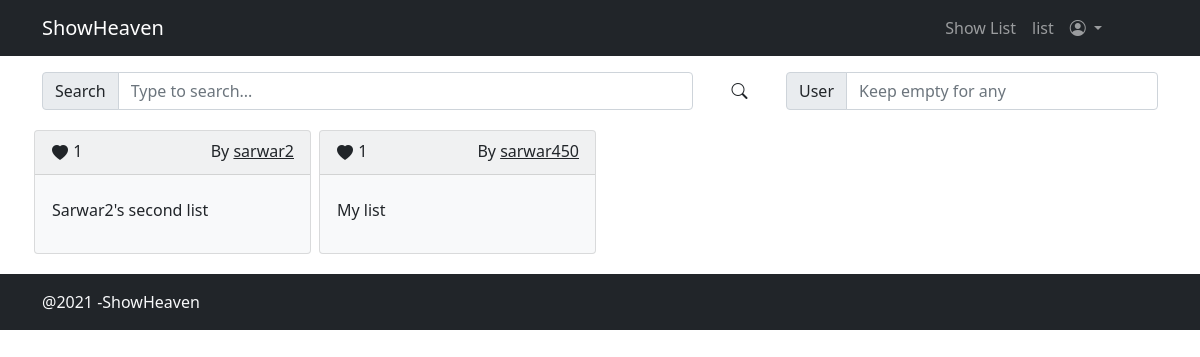
The page /frontend-php/watchlist.php on the database its author committed.
### tables this page shows
CREATE TABLE `list` (
  `id` int(11) NOT NULL,
  `title` varchar(30) DEFAULT NULL,
  `user_id` int(11) DEFAULT NULL
);

CREATE TABLE `users` (
  `id` int(11) NOT NULL,
  `type` int(11) DEFAULT 0,
  `name` tinytext DEFAULT NULL,
  `about` text DEFAULT NULL,
  `handle` tinytext NOT NULL,
  `password` tinytext DEFAULT NULL,
  `image` text DEFAULT NULL,
  `created_at` datetime DEFAULT current_timestamp(),
  `email` tinytext DEFAULT NULL
);

### backend/db/db.php (called while the page is built, shortened)
<?php
$list = "`List`";
$follow = "`Follow`";
$users = "`Users`";

### backend/db/watchlist.php (called while the page is built, shortened)
<?php
require_once("db.php");
function getList($handle = "", $search = "")
{
	global $list;
	global $db;
	global $users;
	global $follow;
	try {
		$sql = "SELECT l.id,l.title,l.user_id,u.handle,
		(
			select count(f.list_id)
			from $follow f
			where f.list_id = l.id
		) as follow
		from $list l
		join $users u on (l.user_id = u.id) ";
		$sql .= " ORDER BY follow desc ";
		$prp = $db->prepare($sql);
		$prp->execute();
		$result = $prp->fetchAll();
		return $result;
	} catch (PDOException $e) {
		echo   $e->getMessage();
		return array();
	}
}

### frontend-php/Indlist.php (the view, shortened to what this page needs)
<?php
function indList($list)
{
  $modalId = "\"#listModal-" . $list["id"] . '"';
  echo "
	<div class=\"col-4 col-md-3 p-1\">
        <div class=\"card text-dark bg-light mb-3\">
          <div class=\"card-header d-flex justify-content-between\">
            <span>
            <form method=\"post\"  action=\"./watchlistupdate.php\" id=\"fav-list-" . $list["id"] . "\">
              <input type=\"text\" name=\"add_list_id\" class=\"d-none\" value=\"" .  $list["id"] . "\" />
              " . (isset($_SESSION["id"]) && $_SESSION["id"] != -1 ?
    "<input type=\"text\" name=\"user_id\" class=\"d-none\" value=\"" .  $_SESSION["id"] . "\" />"
    : "") .
    "
              <button class=\"btn p-0\" type=\"submit\" form=\"fav-list-" . $list["id"] . "\">
                <i class=\"bi bi-heart-fill\"></i>
              </button>
              " . $list["follow"] . "
              </form>
            </span>
            <span>
              By
              <a
                class=\"text-dark\"
                href=\"./profile.php?handle=" . $list["handle"] . "\"
              >
              " . $list["handle"] . "
              </a>
            </span>
          </div>
          <div class=\"card-body\">
            <h5 class=\"card-title\">
              <button
                type=\"button\"
                class=\"btn ps-0\"
                onclick='openModal($modalId)'
              '
              >
              " . $list["title"] . "
              </button>
            </h5>
          </div>
        </div>
      </div>
        id=$modalId
                <h4>" . $list["title"] . "</h4>
                  " . ((isset($_SESSION["id"]) && $_SESSION["id"] == $list["user_id"]) ?
      ("<span>
                    <input name=\"deleteList\" value=\"" . $list["id"] . "\" class=\"d-none\">
                    <a class=\"nav-link text-dark\" href=\"showlist.php?list_id=" . $list["id"] . "\"
                  <span>") : "")
    .
    "
                  <form method=\"post\"  action=\"./watchlistupdate.php\" id=\"fav-list-" . $list["id"] . "\">
                    <input type=\"text\" name=\"add_list_id\" class=\"d-none\" value=\"" .  $list["id"] . "\" />
                    " . (isset($_SESSION["id"]) && $_SESSION["id"] != -1 ?
      "<input type=\"text\" name=\"user_id\" class=\"d-none\" value=\"" .  $_SESSION["id"] . "\" />"
      : "") .
    "
                    <button class=\"btn p-0\" type=\"submit\" form=\"fav-list-" . $list["id"] . "\">
                    </button>
                    " . $list["follow"] . "
                    </form>
                href=\"./profile.php?handle=" . $list["handle"] . "\"
              " . $list["handle"] . "
              ";
}

### frontend-php/watchlist.php (shortened to what this page needs)
<?php
require_once("./shared/header.php");
$handle = "";
$search = "";
require_once("../backend/db/watchlist.php");
require_once("./Indlist.php");
$res = getList($handle, $search);
?>
<div>
	<form class="d-flex justify-content-between pb-3 pt-3" method="GET" action="">
		<div class="col-7">
			<div class="input-group">
				<label htmlFor="searchField" class="input-group-text">
					Search
				</label>
				<input class="form-control" name="search" value="<?php echo $search; ?>" placeholder="Type to search..." />
			</div>
		</div>
		<button class="btn" type="submit">
			<i class="bi bi-search"></i>
		</button>
		<div class="col-4">
			<div class="input-group">
				<label htmlFor="searchField" class="input-group-text">
					User
				</label>
				<input class="form-control" name="handle" value="<?php echo $handle; ?>" placeholder="Keep empty for any" />
			</div>
		</div>
	</form>
	<div class="list row flex-wrap">
		<?php
		foreach ($res as $key => $value) {
			indList($value);
		}
		?>
	</div>
</div>
<?php
require_once("./shared/footer.php");
?>

### rows shown on the page
list: follow "1", user.handle "sarwar2", title "Sarwar2's second list"
list: follow "1", user.handle "sarwar450", title "My list"
